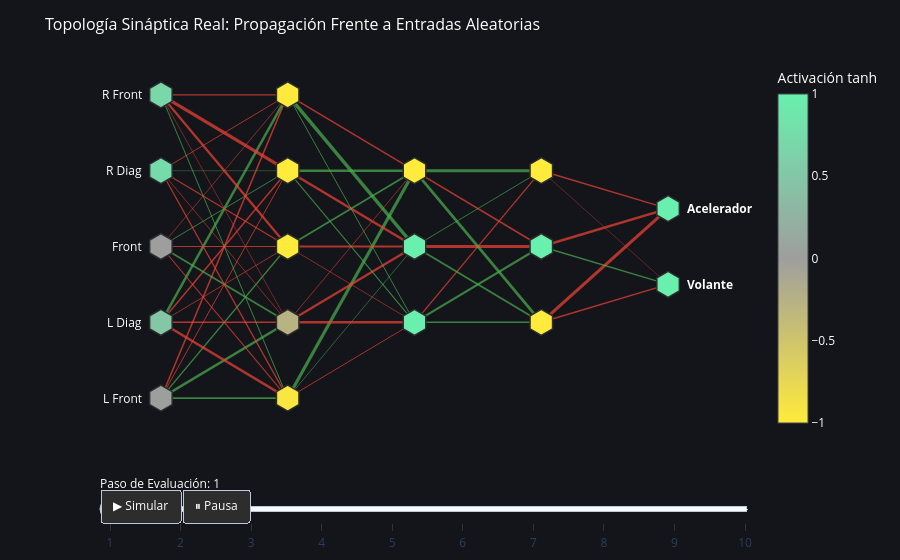

The notebook cell this image was saved under:
### Markdown cell above
### 5. Dinámica Interactiva: Propagación Sináptica Frente a Entradas Aleatorias

Para complementar la inferencia de escenarios estáticos, se ha desarrollado un renderizado dinámico que permite observar el flujo de activación neuronal a lo largo de múltiples pasos de simulación. 

En cada iteración temporal, el algoritmo somete a la red a un vector de entrada estocástico (con valores normalizados entre 0 y 1, emulando lecturas de sensores asimétricas) y ejecuta una propagación hacia adelante (*Forward Pass*) a través de la topología multicapa (5 -> 5 -> 3 -> 3 -> 2).

**Interpretación de la Telemetría Visual:**
* **Nodos (Hexágonos):** El gradiente de color refleja la salida de la función de activación tangente hiperbólica (`tanh`). El amarillo indica inhibición profunda (cercano a -1), el gris denota neutralidad (0), y el verde representa excitación máxima (1).
* **Sinapsis (Conexiones):** Las aristas ilustran la matriz de pesos del modelo campeón. Las conexiones verdes transfieren pesos positivos (excitatorios), mientras que las rojas transfieren pesos negativos (inhibitorios). El grosor de cada línea es directamente proporcional al valor absoluto del peso sináptico, permitiendo identificar visualmente las "vías de decisión" primarias de la red.

### Code cell
import numpy as np
import plotly.graph_objects as go
import pandas as pd
import json
from IPython.display import display

# --- 1. CARGA DE DATOS REALES ---
df = pd.read_csv('training_log.csv')
architecture = [5, 5, 3, 3, 2]

if not df.empty and 'weights_json' in df.columns:
    raw_weights_str = df.iloc[-1]['weights_json']
    try:
        weights_to_use = json.loads(raw_weights_str)
        
        if len(weights_to_use) != 8:
            raise ValueError(f"La matriz extraída no tiene la arquitectura esperada (8 capas). Contiene {len(weights_to_use)}.")

        # --- 2. POSICIONES DE LOS NODOS ---
        def get_node_positions(arch):
            pos = {}
            layer_spacing = 1.5
            node_spacing = 1.0
            max_nodes = max(arch)
            
            for l_idx, num_nodes in enumerate(arch):
                x = l_idx * layer_spacing
                y_offset = (max_nodes - num_nodes) * node_spacing / 2.0
                for n_idx in range(num_nodes):
                    y = y_offset + n_idx * node_spacing
                    node_id = f"L{l_idx+1}_N{n_idx+1}"
                    pos[node_id] = (x, y)
            return pos

        node_positions = get_node_positions(architecture)
        node_ids_ordered = list(node_positions.keys())

        # --- 3. EXTRACCIÓN DE SINAPSIS ---
        def get_weighted_edges(arch, w_list):
            edges = []
            w_matrices = [w_list[0], w_list[2], w_list[4], w_list[6]]
            for l_idx in range(len(arch) - 1):
                w_mat = np.array(w_matrices[l_idx])
                for s_idx in range(arch[l_idx]):
                    for d_idx in range(arch[l_idx+1]):
                        src_id = f"L{l_idx+1}_N{s_idx+1}"
                        dst_id = f"L{l_idx+2}_N{d_idx+1}"
                        weight = w_mat[s_idx, d_idx]
                        edges.append((src_id, dst_id, weight))
            return edges

        weighted_edges = get_weighted_edges(architecture, weights_to_use)

        # --- 4. LÓGICA DE INFERENCIA ---
        def tanh(x): return np.tanh(x)

        def forward_pass_all_activations(sensors, w_list):
            w0, b0 = np.array(w_list[0]), np.array(w_list[1])
            w1, b1 = np.array(w_list[2]), np.array(w_list[3])
            w2, b2 = np.array(w_list[4]), np.array(w_list[5])
            w3, b3 = np.array(w_list[6]), np.array(w_list[7])
            
            acts = [sensors]
            a1 = tanh(np.dot(sensors, w0) + b0); acts.append(a1)
            a2 = tanh(np.dot(a1, w1) + b1); acts.append(a2)
            a3 = tanh(np.dot(a2, w2) + b2); acts.append(a3)
            out = tanh(np.dot(a3, w3) + b3); acts.append(out)
            return acts

        num_steps = 10
        all_steps_node_data = []
        for _ in range(num_steps):
            random_input = np.random.uniform(0, 1, architecture[0])
            step_activations = forward_pass_all_activations(random_input, weights_to_use)
            
            node_data_map = {}
            for l_idx, layer_act in enumerate(step_activations):
                for n_idx, act_val in enumerate(layer_act):
                    node_id = f"L{l_idx+1}_N{n_idx+1}"
                    node_data_map[node_id] = act_val
            all_steps_node_data.append(node_data_map)

        # --- 5. CONSTRUCCIÓN DEL GRÁFICO ---
        fig = go.Figure()
        max_w = max([abs(w) for _, _, w in weighted_edges])

        # Dibujar Sinapsis
        for src, dst, w in weighted_edges:
            x0, y0 = node_positions[src]
            x1, y1 = node_positions[dst]
            line_color = 'rgba(76, 175, 80, 0.7)' if w > 0 else 'rgba(244, 67, 54, 0.7)'
            line_width = 0.5 + 3.0 * (abs(w) / max_w)
            
            fig.add_trace(go.Scatter(
                x=[x0, x1, None], y=[y0, y1, None],
                mode='lines', line=dict(width=line_width, color=line_color),
                hoverinfo='none', showlegend=False
            ))

        # Dibujar Neuronas
        node_x = [node_positions[nid][0] for nid in node_ids_ordered]
        node_y = [node_positions[nid][1] for nid in node_ids_ordered]

        custom_colorscale = [[0.0, '#ffeb3b'], [0.5, '#9e9e9e'], [1.0, '#69f0ae']]
        initial_activations = [all_steps_node_data[0].get(nid, 0) for nid in node_ids_ordered]
        hover_texts = [f"Neurona: {nid}<br>Activación: {val:.3f}" for nid, val in zip(node_ids_ordered, initial_activations)]

        node_trace = go.Scatter(
            x=node_x, y=node_y,
            mode='markers',
            marker=dict(
                symbol='hexagon', size=26,
                color=initial_activations, colorscale=custom_colorscale,
                cmin=-1.0, cmax=1.0, showscale=True,
                colorbar=dict(title=dict(text="Activación tanh", font=dict(color="white")), tickfont=dict(color="white")),
                line=dict(width=1.5, color='#2d2d2d') 
            ),
            text=hover_texts, hoverinfo='text', showlegend=False
        )
        fig.add_trace(node_trace)
        trace_index_of_nodes = len(weighted_edges)

        # --- 6. ANIMACIÓN ---
        frames = []
        for step_idx in range(num_steps):
            step_acts = [all_steps_node_data[step_idx].get(nid, 0) for nid in node_ids_ordered]
            step_hover = [f"Neurona: {nid}<br>Activación: {val:.3f}" for nid, val in zip(node_ids_ordered, step_acts)]
            
            frame = go.Frame(
                data=[go.Scatter(marker=dict(color=step_acts), text=step_hover)],
                traces=[trace_index_of_nodes], 
                name=f'step_{step_idx}'
            )
            frames.append(frame)

        fig.frames = frames

        # --- 7. ETIQUETAS DE TEXTO FIJAS (Anotaciones) ---
        annotations = []
        # Entradas (Sensores)
        sensores = ["L Front", "L Diag", "Front", "R Diag", "R Front"]
        for i, nombre in enumerate(sensores):
            annotations.append(dict(
                x=node_positions[f"L1_N{i+1}"][0] - 0.2, 
                y=node_positions[f"L1_N{i+1}"][1],
                text=nombre, showarrow=False, font=dict(color="white", size=12), xanchor="right"
            ))
        # Salidas (Comandos)
        salidas = ["Volante", "Acelerador"]
        for i, nombre in enumerate(salidas):
            annotations.append(dict(
                x=node_positions[f"L5_N{i+1}"][0] + 0.2, 
                y=node_positions[f"L5_N{i+1}"][1],
                text=nombre, showarrow=False, font=dict(color="white", size=12, weight="bold"), xanchor="left"
            ))

        # --- 8. INTERFAZ MEJORADA ---
        fig.update_layout(
            title='Topología Sináptica Real: Propagación Frente a Entradas Aleatorias',
            title_font=dict(size=16, color='white'),
            plot_bgcolor='#13151a', paper_bgcolor='#13151a',
            xaxis=dict(showgrid=False, zeroline=False, visible=False),
            yaxis=dict(showgrid=False, zeroline=False, visible=False),
            margin=dict(l=100, r=100, t=60, b=100), # Más margen para los textos y controles
            annotations=annotations,
            # Botones movidos a la parte INFERIOR IZQUIERDA
            updatemenus=[dict(
                type='buttons', showactive=False, direction='left',
                x=0.0, y=-0.15, xanchor='left', yanchor='top',
                buttons=[
                    dict(label='▶ Simular', method='animate', args=[None, dict(frame=dict(duration=600, redraw=True), fromcurrent=True)]),
                    dict(label='⏸ Pausa', method='animate', args=[[None], dict(frame=dict(duration=0, redraw=False), mode='immediate')])
                ],
                bgcolor="#2d2d2d", font=dict(color="white")
            )],
            # Slider movido a la parte INFERIOR
            sliders=[dict(
                active=0, yanchor="top", xanchor="left", x=0.0, y=-0.05, len=1.0,
                currentvalue=dict(font=dict(color="white"), prefix="Paso de Evaluación: "),
                steps=[dict(args=[[f'step_{i}'], dict(mode='immediate', frame=dict(duration=0, redraw=True))], label=str(i+1), method='animate') for i in range(num_steps)]
            )]
        )

        display(fig)

    except Exception as e:
        print(f"Error: {e}")

### Figure 1 — Plotly figure (JSON) as saved in the notebook; plotly's stock layout.template omitted (floating-point values rounded to 4 significant figures)
{"data": [{"hoverinfo": "none", "line": {"color": "rgba(76, 175, 80, 0.7)", "width": 1.756}, "mode": "lines", "showlegend": false, "type": "scatter", "x": [0, 1.5, null], "y": [0, 0, null]}, {"hoverinfo": "none", "line": {"color": "rgba(76, 175, 80, 0.7)", "width": 2.477}, "mode": "lines", "showlegend": false, "type": "scatter", "x": [0, 1.5, null], "y": [0, 1, null]}, {"hoverinfo": "none", "line": {"color": "rgba(76, 175, 80, 0.7)", "width": 1.307}, "mode": "lines", "showlegend": false, "type": "scatter", "x": [0, 1.5, null], "y": [0, 2, null]}, {"hoverinfo": "none", "line": {"color": "rgba(244, 67, 54, 0.7)", "width": 0.9614}, "mode": "lines", "showlegend": false, "type": "scatter", "x": [0, 1.5, null], "y": [0, 3, null]}, {"hoverinfo": "none", "line": {"color": "rgba(244, 67, 54, 0.7)", "width": 1.456}, "mode": "lines", "showlegend": false, "type": "scatter", "x": [0, 1.5, null], "y": [0, 4, null]}, {"hoverinfo": "none", "line": {"color": "rgba(244, 67, 54, 0.7)", "width": 2.448}, "mode": "lines", "showlegend": false, "type": "scatter", "x": [0, 1.5, null], "y": [1, 0, null]}, {"hoverinfo": "none", "line": {"color": "rgba(244, 67, 54, 0.7)", "width": 1.578}, "mode": "lines", "showlegend": false, "type": "scatter", "x": [0, 1.5, null], "y": [1, 1, null]}, {"hoverinfo": "none", "line": {"color": "rgba(244, 67, 54, 0.7)", "width": 0.841}, "mode": "lines", "showlegend": false, "type": "scatter", "x": [0, 1.5, null], "y": [1, 2, null]}, {"hoverinfo": "none", "line": {"color": "rgba(244, 67, 54, 0.7)", "width": 1.485}, "mode": "lines", "showlegend": false, "type": "scatter", "x": [0, 1.5, null], "y": [1, 3, null]}, {"hoverinfo": "none", "line": {"color": "rgba(76, 175, 80, 0.7)", "width": 2.488}, "mode": "lines", "showlegend": false, "type": "scatter", "x": [0, 1.5, null], "y": [1, 4, null]}, {"hoverinfo": "none", "line": {"color": "rgba(244, 67, 54, 0.7)", "width": 1.082}, "mode": "lines", "showlegend": false, "type": "scatter", "x": [0, 1.5, null], "y": [2, 0, null]}, {"hoverinfo": "none", "line": {"color": "rgba(76, 175, 80, 0.7)", "width": 1.663}, "mode": "lines", "showlegend": false, "type": "scatter", "x": [0, 1.5, null], "y": [2, 1, null]}, {"hoverinfo": "none", "line": {"color": "rgba(244, 67, 54, 0.7)", "width": 1.248}, "mode": "lines", "showlegend": false, "type": "scatter", "x": [0, 1.5, null], "y": [2, 2, null]}, {"hoverinfo": "none", "line": {"color": "rgba(76, 175, 80, 0.7)", "width": 0.9697}, "mode": "lines", "showlegend": false, "type": "scatter", "x": [0, 1.5, null], "y": [2, 3, null]}, {"hoverinfo": "none", "line": {"color": "rgba(244, 67, 54, 0.7)", "width": 0.7409}, "mode": "lines", "showlegend": false, "type": "scatter", "x": [0, 1.5, null], "y": [2, 4, null]}, {"hoverinfo": "none", "line": {"color": "rgba(244, 67, 54, 0.7)", "width": 1.267}, "mode": "lines", "showlegend": false, "type": "scatter", "x": [0, 1.5, null], "y": [3, 0, null]}, {"hoverinfo": "none", "line": {"color": "rgba(244, 67, 54, 0.7)", "width": 0.7359}, "mode": "lines", "showlegend": false, "type": "scatter", "x": [0, 1.5, null], "y": [3, 1, null]}, {"hoverinfo": "none", "line": {"color": "rgba(244, 67, 54, 0.7)", "width": 1.103}, "mode": "lines", "showlegend": false, "type": "scatter", "x": [0, 1.5, null], "y": [3, 2, null]}, {"hoverinfo": "none", "line": {"color": "rgba(76, 175, 80, 0.7)", "width": 0.5227}, "mode": "lines", "showlegend": false, "type": "scatter", "x": [0, 1.5, null], "y": [3, 3, null]}, {"hoverinfo": "none", "line": {"color": "rgba(244, 67, 54, 0.7)", "width": 0.9401}, "mode": "lines", "showlegend": false, "type": "scatter", "x": [0, 1.5, null], "y": [3, 4, null]}, {"hoverinfo": "none", "line": {"color": "rgba(76, 175, 80, 0.7)", "width": 1.006}, "mode": "lines", "showlegend": false, "type": "scatter", "x": [0, 1.5, null], "y": [4, 0, null]}, {"hoverinfo": "none", "line": {"color": "rgba(244, 67, 54, 0.7)", "width": 0.6213}, "mode": "lines", "showlegend": false, "type": "scatter", "x": [0, 1.5, null], "y": [4, 1, null]}, {"hoverinfo": "none", "line": {"color": "rgba(244, 67, 54, 0.7)", "width": 2.281}, "mode": "lines", "showlegend": false, "type": "scatter", "x": [0, 1.5, null], "y": [4, 2, null]}, {"hoverinfo": "none", "line": {"color": "rgba(244, 67, 54, 0.7)", "width": 3.125}, "mode": "lines", "showlegend": false, "type": "scatter", "x": [0, 1.5, null], "y": [4, 3, null]}, {"hoverinfo": "none", "line": {"color": "rgba(244, 67, 54, 0.7)", "width": 1.064}, "mode": "lines", "showlegend": false, "type": "scatter", "x": [0, 1.5, null], "y": [4, 4, null]}, {"hoverinfo": "none", "line": {"color": "rgba(244, 67, 54, 0.7)", "width": 0.934}, "mode": "lines", "showlegend": false, "type": "scatter", "x": [1.5, 3, null], "y": [0, 1, null]}, {"hoverinfo": "none", "line": {"color": "rgba(76, 175, 80, 0.7)", "width": 0.7214}, "mode": "lines", "showlegend": false, "type": "scatter", "x": [1.5, 3, null], "y": [0, 2, null]}, {"hoverinfo": "none", "line": {"color": "rgba(76, 175, 80, 0.7)", "width": 3.176}, "mode": "lines", "showlegend": false, "type": "scatter", "x": [1.5, 3, null], "y": [0, 3, null]}, {"hoverinfo": "none", "line": {"color": "rgba(244, 67, 54, 0.7)", "width": 2.628}, "mode": "lines", "showlegend": false, "type": "scatter", "x": [1.5, 3, null], "y": [1, 1, null]}, {"hoverinfo": "none", "line": {"color": "rgba(244, 67, 54, 0.7)", "width": 2.246}, "mode": "lines", "showlegend": false, "type": "scatter", "x": [1.5, 3, null], "y": [1, 2, null]}, {"hoverinfo": "none", "line": {"color": "rgba(244, 67, 54, 0.7)", "width": 0.7514}, "mode": "lines", "showlegend": false, "type": "scatter", "x": [1.5, 3, null], "y": [1, 3, null]}, {"hoverinfo": "none", "line": {"color": "rgba(244, 67, 54, 0.7)", "width": 0.7269}, "mode": "lines", "showlegend": false, "type": "scatter", "x": [1.5, 3, null], "y": [2, 1, null]}, {"hoverinfo": "none", "line": {"color": "rgba(244, 67, 54, 0.7)", "width": 2.177}, "mode": "lines", "showlegend": false, "type": "scatter", "x": [1.5, 3, null], "y": [2, 2, null]}, {"hoverinfo": "none", "line": {"color": "rgba(76, 175, 80, 0.7)", "width": 1.734}, "mode": "lines", "showlegend": false, "type": "scatter", "x": [1.5, 3, null], "y": [2, 3, null]}, {"hoverinfo": "none", "line": {"color": "rgba(76, 175, 80, 0.7)", "width": 1.094}, "mode": "lines", "showlegend": false, "type": "scatter", "x": [1.5, 3, null], "y": [3, 1, null]}, {"hoverinfo": "none", "line": {"color": "rgba(244, 67, 54, 0.7)", "width": 2.433}, "mode": "lines", "showlegend": false, "type": "scatter", "x": [1.5, 3, null], "y": [3, 2, null]}, {"hoverinfo": "none", "line": {"color": "rgba(76, 175, 80, 0.7)", "width": 2.435}, "mode": "lines", "showlegend": false, "type": "scatter", "x": [1.5, 3, null], "y": [3, 3, null]}, {"hoverinfo": "none", "line": {"color": "rgba(76, 175, 80, 0.7)", "width": 0.973}, "mode": "lines", "showlegend": false, "type": "scatter", "x": [1.5, 3, null], "y": [4, 1, null]}, {"hoverinfo": "none", "line": {"color": "rgba(76, 175, 80, 0.7)", "width": 3.5}, "mode": "lines", "showlegend": false, "type": "scatter", "x": [1.5, 3, null], "y": [4, 2, null]}, {"hoverinfo": "none", "line": {"color": "rgba(244, 67, 54, 0.7)", "width": 1.422}, "mode": "lines", "showlegend": false, "type": "scatter", "x": [1.5, 3, null], "y": [4, 3, null]}, {"hoverinfo": "none", "line": {"color": "rgba(76, 175, 80, 0.7)", "width": 1.442}, "mode": "lines", "showlegend": false, "type": "scatter", "x": [3, 4.5, null], "y": [1, 1, null]}, {"hoverinfo": "none", "line": {"color": "rgba(76, 175, 80, 0.7)", "width": 2.06}, "mode": "lines", "showlegend": false, "type": "scatter", "x": [3, 4.5, null], "y": [1, 2, null]}, {"hoverinfo": "none", "line": {"color": "rgba(244, 67, 54, 0.7)", "width": 1.288}, "mode": "lines", "showlegend": false, "type": "scatter", "x": [3, 4.5, null], "y": [1, 3, null]}, {"hoverinfo": "none", "line": {"color": "rgba(76, 175, 80, 0.7)", "width": 1.754}, "mode": "lines", "showlegend": false, "type": "scatter", "x": [3, 4.5, null], "y": [2, 1, null]}, {"hoverinfo": "none", "line": {"color": "rgba(244, 67, 54, 0.7)", "width": 2.88}, "mode": "lines", "showlegend": false, "type": "scatter", "x": [3, 4.5, null], "y": [2, 2, null]}, {"hoverinfo": "none", "line": {"color": "rgba(76, 175, 80, 0.7)", "width": 0.8959}, "mode": "lines", "showlegend": false, "type": "scatter", "x": [3, 4.5, null], "y": [2, 3, null]}, {"hoverinfo": "none", "line": {"color": "rgba(76, 175, 80, 0.7)", "width": 2.815}, "mode": "lines", "showlegend": false, "type": "scatter", "x": [3, 4.5, null], "y": [3, 1, null]}, {"hoverinfo": "none", "line": {"color": "rgba(244, 67, 54, 0.7)", "width": 1.51}, "mode": "lines", "showlegend": false, "type": "scatter", "x": [3, 4.5, null], "y": [3, 2, null]}, {"hoverinfo": "none", "line": {"color": "rgba(76, 175, 80, 0.7)", "width": 2.97}, "mode": "lines", "showlegend": false, "type": "scatter", "x": [3, 4.5, null], "y": [3, 3, null]}, {"hoverinfo": "none", "line": {"color": "rgba(244, 67, 54, 0.7)", "width": 1.504}, "mode": "lines", "showlegend": false, "type": "scatter", "x": [4.5, 6, null], "y": [1, 1.5, null]}, {"hoverinfo": "none", "line": {"color": "rgba(244, 67, 54, 0.7)", "width": 3.137}, "mode": "lines", "showlegend": false, "type": "scatter", "x": [4.5, 6, null], "y": [1, 2.5, null]}, {"hoverinfo": "none", "line": {"color": "rgba(76, 175, 80, 0.7)", "width": 1.321}, "mode": "lines", "showlegend": false, "type": "scatter", "x": [4.5, 6, null], "y": [2, 1.5, null]}, {"hoverinfo": "none", "line": {"color": "rgba(244, 67, 54, 0.7)", "width": 2.511}, "mode": "lines", "showlegend": false, "type": "scatter", "x": [4.5, 6, null], "y": [2, 2.5, null]}, {"hoverinfo": "none", "line": {"color": "rgba(244, 67, 54, 0.7)", "width": 0.524}, "mode": "lines", "showlegend": false, "type": "scatter", "x": [4.5, 6, null], "y": [3, 1.5, null]}, {"hoverinfo": "none", "line": {"color": "rgba(244, 67, 54, 0.7)", "width": 1.473}, "mode": "lines", "showlegend": false, "type": "scatter", "x": [4.5, 6, null], "y": [3, 2.5, null]}, {"hoverinfo": "text", "marker": {"cmax": 1, "cmin": -1, "color": [0.01017, 0.4976, 0.002067, 0.7461, 0.6993, -0.9399, -0.2716, -1, -1, -0.9904, 1.0, 1, -1, -1.0, 1, -1, 1, 1], "colorbar": {"tickfont": {"color": "white"}, "title": {"font": {"color": "white"}, "text": "Activación tanh"}}, "colorscale": [[0, "#ffeb3b"], [0.5, "#9e9e9e"], [1, "#69f0ae"]], "line": {"color": "#2d2d2d", "width": 1.5}, "showscale": true, "size": 26, "symbol": "hexagon"}, "mode": "markers", "showlegend": false, "text": ["Neurona: L1_N1<br>Activación: 0.010", "Neurona: L1_N2<br>Activación: 0.498", "Neurona: L1_N3<br>Activación: 0.002", "Neurona: L1_N4<br>Activación: 0.746", "Neurona: L1_N5<br>Activación: 0.699", "Neurona: L2_N1<br>Activación: -0.940", "Neurona: L2_N2<br>Activación: -0.272", "Neurona: L2_N3<br>Activación: -1.000", "Neurona: L2_N4<br>Activación: -1.000", "Neurona: L2_N5<br>Activación: -0.990", "Neurona: L3_N1<br>Activación: 1.000", "Neurona: L3_N2<br>Activación: 1.000", "Neurona: L3_N3<br>Activación: -1.000", "Neurona: L4_N1<br>Activación: -1.000", "Neurona: L4_N2<br>Activación: 1.000", "Neurona: L4_N3<br>Activación: -1.000", "Neurona: L5_N1<br>Activación: 1.000", "Neurona: L5_N2<br>Activación: 1.000"], "type": "scatter", "x": [0, 0, 0, 0, 0, 1.5, 1.5, 1.5, 1.5, 1.5, 3, 3, 3, 4.5, 4.5, 4.5, 6, 6], "y": [0, 1, 2, 3, 4, 0, 1, 2, 3, 4, 1, 2, 3, 1, 2, 3, 1.5, 2.5]}], "layout": {"annotations": [{"font": {"color": "white", "size": 12}, "showarrow": false, "text": "L Front", "x": -0.2, "xanchor": "right", "y": 0}, {"font": {"color": "white", "size": 12}, "showarrow": false, "text": "L Diag", "x": -0.2, "xanchor": "right", "y": 1}, {"font": {"color": "white", "size": 12}, "showarrow": false, "text": "Front", "x": -0.2, "xanchor": "right", "y": 2}, {"font": {"color": "white", "size": 12}, "showarrow": false, "text": "R Diag", "x": -0.2, "xanchor": "right", "y": 3}, {"font": {"color": "white", "size": 12}, "showarrow": false, "text": "R Front", "x": -0.2, "xanchor": "right", "y": 4}, {"font": {"color": "white", "size": 12, "weight": "bold"}, "showarrow": false, "text": "Volante", "x": 6.2, "xanchor": "left", "y": 1.5}, {"font": {"color": "white", "size": 12, "weight": "bold"}, "showarrow": false, "text": "Acelerador", "x": 6.2, "xanchor": "left", "y": 2.5}], "margin": {"b": 100, "l": 100, "r": 100, "t": 60}, "paper_bgcolor": "#13151a", "plot_bgcolor": "#13151a", "sliders": [{"active": 0, "currentvalue": {"font": {"color": "white"}, "prefix": "Paso de Evaluación: "}, "len": 1, "steps": [{"args": [["step_0"], {"frame": {"duration": 0, "redraw": true}, "mode": "immediate"}], "label": "1", "method": "animate"}, {"args": [["step_1"], {"frame": {"duration": 0, "redraw": true}, "mode": "immediate"}], "label": "2", "method": "animate"}, {"args": [["step_2"], {"frame": {"duration": 0, "redraw": true}, "mode": "immediate"}], "label": "3", "method": "animate"}, {"args": [["step_3"], {"frame": {"duration": 0, "redraw": true}, "mode": "immediate"}], "label": "4", "method": "animate"}, {"args": [["step_4"], {"frame": {"duration": 0, "redraw": true}, "mode": "immediate"}], "label": "5", "method": "animate"}, {"args": [["step_5"], {"frame": {"duration": 0, "redraw": true}, "mode": "immediate"}], "label": "6", "method": "animate"}, {"args": [["step_6"], {"frame": {"duration": 0, "redraw": true}, "mode": "immediate"}], "label": "7", "method": "animate"}, {"args": [["step_7"], {"frame": {"duration": 0, "redraw": true}, "mode": "immediate"}], "label": "8", "method": "animate"}, {"args": [["step_8"], {"frame": {"duration": 0, "redraw": true}, "mode": "immediate"}], "label": "9", "method": "animate"}, {"args": [["step_9"], {"frame": {"duration": 0, "redraw": true}, "mode": "immediate"}], "label": "10", "method": "animate"}], "x": 0, "xanchor": "left", "y": -0.05, "yanchor": "top"}], "title": {"font": {"color": "white", "size": 16}, "text": "Topología Sináptica Real: Propagación Frente a Entradas Aleatorias"}, "updatemenus": [{"bgcolor": "#2d2d2d", "buttons": [{"args": [null, {"frame": {"duration": 600, "redraw": true}, "fromcurrent": true}], "label": "▶ Simular", "method": "animate"}, {"args": [[null], {"frame": {"duration": 0, "redraw": false}, "mode": "immediate"}], "label": "⏸ Pausa", "method": "animate"}], "direction": "left", "font": {"color": "white"}, "showactive": false, "type": "buttons", "x": 0, "xanchor": "left", "y": -0.15, "yanchor": "top"}], "xaxis": {"showgrid": false, "visible": false, "zeroline": false}, "yaxis": {"showgrid": false, "visible": false, "zeroline": false}}}
